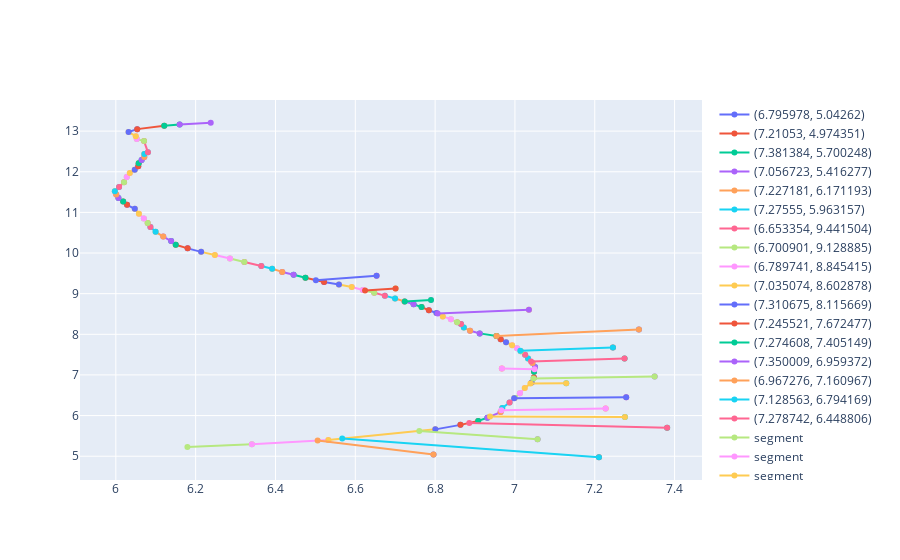

Source (notebook cell):
### Code cell
G_tas = rar.read_arbor_full("008_2_C_day3.csv")
d_tas = pf.get_root_distances(G_tas)
last_key, root_length = list(d_tas.items())[-1]
tas_results = arbor_best_cost(root_length, "008_2_C_day3.csv", 0.8, 0.4, 0)
tas_results

### Figure 1 — Plotly figure (JSON) as saved in the notebook; plotly's stock layout.template omitted (floating-point values rounded to 4 significant figures)
{"data": [{"name": "(6.795978, 5.04262)", "type": "scatter", "x": [6.796], "y": [5.043]}, {"name": "(7.21053, 4.974351)", "type": "scatter", "x": [7.211], "y": [4.974]}, {"name": "(7.381384, 5.700248)", "type": "scatter", "x": [7.381], "y": [5.7]}, {"name": "(7.056723, 5.416277)", "type": "scatter", "x": [7.057], "y": [5.416]}, {"name": "(7.227181, 6.171193)", "type": "scatter", "x": [7.227], "y": [6.171]}, {"name": "(7.27555, 5.963157)", "type": "scatter", "x": [7.276], "y": [5.963]}, {"name": "(6.653354, 9.441504)", "type": "scatter", "x": [6.653], "y": [9.442]}, {"name": "(6.700901, 9.128885)", "type": "scatter", "x": [6.701], "y": [9.129]}, {"name": "(6.789741, 8.845415)", "type": "scatter", "x": [6.79], "y": [8.845]}, {"name": "(7.035074, 8.602878)", "type": "scatter", "x": [7.035], "y": [8.603]}, {"name": "(7.310675, 8.115669)", "type": "scatter", "x": [7.311], "y": [8.116]}, {"name": "(7.245521, 7.672477)", "type": "scatter", "x": [7.246], "y": [7.672]}, {"name": "(7.274608, 7.405149)", "type": "scatter", "x": [7.275], "y": [7.405]}, {"name": "(7.350009, 6.959372)", "type": "scatter", "x": [7.35], "y": [6.959]}, {"name": "(6.967276, 7.160967)", "type": "scatter", "x": [6.967], "y": [7.161]}, {"name": "(7.128563, 6.794169)", "type": "scatter", "x": [7.129], "y": [6.794]}, {"name": "(7.278742, 6.448806)", "type": "scatter", "x": [7.279], "y": [6.449]}, {"name": "segment", "type": "scatter", "x": [6.179, 6.341], "y": [5.225, 5.295]}, {"name": "segment", "type": "scatter", "x": [6.341, 6.532], "y": [5.295, 5.401]}, {"name": "segment", "type": "scatter", "x": [6.532, 6.801], "y": [5.401, 5.661]}, {"name": "segment", "type": "scatter", "x": [6.801, 6.863], "y": [5.661, 5.771]}, {"name": "segment", "type": "scatter", "x": [6.863, 6.908], "y": [5.771, 5.869]}, {"name": "segment", "type": "scatter", "x": [6.908, 6.931], "y": [5.869, 5.947]}, {"name": "segment", "type": "scatter", "x": [6.931, 6.964], "y": [5.947, 6.087]}, {"name": "segment", "type": "scatter", "x": [6.964, 6.968], "y": [6.087, 6.186]}, {"name": "segment", "type": "scatter", "x": [6.968, 6.987], "y": [6.186, 6.323]}, {"name": "segment", "type": "scatter", "x": [6.987, 6.999], "y": [6.323, 6.432]}, {"name": "segment", "type": "scatter", "x": [6.999, 7.012], "y": [6.432, 6.55]}, {"name": "segment", "type": "scatter", "x": [7.012, 7.025], "y": [6.55, 6.676]}, {"name": "segment", "type": "scatter", "x": [7.025, 7.042], "y": [6.676, 6.811]}, {"name": "segment", "type": "scatter", "x": [7.042, 7.048], "y": [6.811, 6.937]}, {"name": "segment", "type": "scatter", "x": [7.048, 7.048], "y": [6.937, 7.076]}, {"name": "segment", "type": "scatter", "x": [7.048, 7.05], "y": [7.076, 7.194]}, {"name": "segment", "type": "scatter", "x": [7.05, 7.044], "y": [7.194, 7.296]}, {"name": "segment", "type": "scatter", "x": [7.044, 7.033], "y": [7.296, 7.406]}, {"name": "segment", "type": "scatter", "x": [7.033, 7.026], "y": [7.406, 7.498]}, {"name": "segment", "type": "scatter", "x": [7.026, 7.015], "y": [7.498, 7.583]}, {"name": "segment", "type": "scatter", "x": [7.015, 7.005], "y": [7.583, 7.659]}, {"name": "segment", "type": "scatter", "x": [7.005, 6.993], "y": [7.659, 7.731]}, {"name": "segment", "type": "scatter", "x": [6.993, 6.978], "y": [7.731, 7.803]}, {"name": "segment", "type": "scatter", "x": [6.978, 6.964], "y": [7.803, 7.881]}, {"name": "segment", "type": "scatter", "x": [6.964, 6.954], "y": [7.881, 7.96]}, {"name": "segment", "type": "scatter", "x": [6.954, 6.912], "y": [7.96, 8.023]}, {"name": "segment", "type": "scatter", "x": [6.912, 6.888], "y": [8.023, 8.088]}, {"name": "segment", "type": "scatter", "x": [6.888, 6.872], "y": [8.088, 8.165]}, {"name": "segment", "type": "scatter", "x": [6.872, 6.865], "y": [8.165, 8.252]}, {"name": "segment", "type": "scatter", "x": [6.865, 6.855], "y": [8.252, 8.299]}, {"name": "segment", "type": "scatter", "x": [6.855, 6.84], "y": [8.299, 8.373]}, {"name": "segment", "type": "scatter", "x": [6.84, 6.819], "y": [8.373, 8.441]}, {"name": "segment", "type": "scatter", "x": [6.819, 6.803], "y": [8.441, 8.525]}, {"name": "segment", "type": "scatter", "x": [6.803, 6.784], "y": [8.525, 8.593]}, {"name": "segment", "type": "scatter", "x": [6.784, 6.766], "y": [8.593, 8.67]}, {"name": "segment", "type": "scatter", "x": [6.766, 6.746], "y": [8.67, 8.74]}, {"name": "segment", "type": "scatter", "x": [6.746, 6.723], "y": [8.74, 8.81]}, {"name": "segment", "type": "scatter", "x": [6.723, 6.7], "y": [8.81, 8.882]}, {"name": "segment", "type": "scatter", "x": [6.7, 6.674], "y": [8.882, 8.951]}, {"name": "segment", "type": "scatter", "x": [6.674, 6.647], "y": [8.951, 9.022]}, {"name": "segment", "type": "scatter", "x": [6.647, 6.619], "y": [9.022, 9.09]}, {"name": "segment", "type": "scatter", "x": [6.619, 6.591], "y": [9.09, 9.164]}, {"name": "segment", "type": "scatter", "x": [6.591, 6.559], "y": [9.164, 9.224]}, {"name": "segment", "type": "scatter", "x": [6.559, 6.522], "y": [9.224, 9.287]}, {"name": "segment", "type": "scatter", "x": [6.522, 6.475], "y": [9.287, 9.391]}, {"name": "segment", "type": "scatter", "x": [6.475, 6.445], "y": [9.391, 9.465]}, {"name": "segment", "type": "scatter", "x": [6.445, 6.417], "y": [9.465, 9.535]}, {"name": "segment", "type": "scatter", "x": [6.417, 6.392], "y": [9.535, 9.614]}, {"name": "segment", "type": "scatter", "x": [6.392, 6.365], "y": [9.614, 9.679]}, {"name": "segment", "type": "scatter", "x": [6.365, 6.322], "y": [9.679, 9.78]}, {"name": "segment", "type": "scatter", "x": [6.322, 6.286], "y": [9.78, 9.866]}, {"name": "segment", "type": "scatter", "x": [6.286, 6.248], "y": [9.866, 9.951]}, {"name": "segment", "type": "scatter", "x": [6.248, 6.214], "y": [9.951, 10.03]}, {"name": "segment", "type": "scatter", "x": [6.214, 6.18], "y": [10.03, 10.12]}, {"name": "segment", "type": "scatter", "x": [6.18, 6.15], "y": [10.12, 10.2]}, {"name": "segment", "type": "scatter", "x": [6.15, 6.139], "y": [10.2, 10.3]}, {"name": "segment", "type": "scatter", "x": [6.139, 6.119], "y": [10.3, 10.4]}, {"name": "segment", "type": "scatter", "x": [6.119, 6.1], "y": [10.4, 10.52]}, {"name": "segment", "type": "scatter", "x": [6.1, 6.087], "y": [10.52, 10.64]}, {"name": "segment", "type": "scatter", "x": [6.087, 6.08], "y": [10.64, 10.74]}, {"name": "segment", "type": "scatter", "x": [6.08, 6.07], "y": [10.74, 10.85]}, {"name": "segment", "type": "scatter", "x": [6.07, 6.058], "y": [10.85, 10.97]}, {"name": "segment", "type": "scatter", "x": [6.058, 6.047], "y": [10.97, 11.09]}, {"name": "segment", "type": "scatter", "x": [6.047, 6.028], "y": [11.09, 11.19]}, {"name": "segment", "type": "scatter", "x": [6.028, 6.018], "y": [11.19, 11.27]}, {"name": "segment", "type": "scatter", "x": [6.018, 6.007], "y": [11.27, 11.35]}, {"name": "segment", "type": "scatter", "x": [6.007, 6.001], "y": [11.35, 11.44]}, {"name": "segment", "type": "scatter", "x": [6.001, 5.998], "y": [11.44, 11.52]}, {"name": "segment", "type": "scatter", "x": [5.998, 6.008], "y": [11.52, 11.62]}, {"name": "segment", "type": "scatter", "x": [6.008, 6.021], "y": [11.62, 11.74]}, {"name": "segment", "type": "scatter", "x": [6.021, 6.027], "y": [11.74, 11.87]}, {"name": "segment", "type": "scatter", "x": [6.027, 6.035], "y": [11.87, 11.97]}, {"name": "segment", "type": "scatter", "x": [6.035, 6.047], "y": [11.97, 12.05]}, {"name": "segment", "type": "scatter", "x": [6.047, 6.056], "y": [12.05, 12.14]}, {"name": "segment", "type": "scatter", "x": [6.056, 6.057], "y": [12.14, 12.21]}, {"name": "segment", "type": "scatter", "x": [6.057, 6.065], "y": [12.21, 12.29]}, {"name": "segment", "type": "scatter", "x": [6.065, 6.071], "y": [12.29, 12.37]}, {"name": "segment", "type": "scatter", "x": [6.071, 6.071], "y": [12.37, 12.43]}, {"name": "segment", "type": "scatter", "x": [6.071, 6.08], "y": [12.43, 12.48]}, {"name": "segment", "type": "scatter", "x": [6.08, 6.071], "y": [12.48, 12.75]}, {"name": "segment", "type": "scatter", "x": [6.071, 6.053], "y": [12.75, 12.8]}, {"name": "segment", "type": "scatter", "x": [6.053, 6.05], "y": [12.8, 12.88]}, {"name": "segment", "type": "scatter", "x": [6.05, 6.032], "y": [12.88, 12.98]}, {"name": "segment", "type": "scatter", "x": [6.032, 6.054], "y": [12.98, 13.05]}, {"name": "segment", "type": "scatter", "x": [6.054, 6.121], "y": [13.05, 13.13]}, {"name": "segment", "type": "scatter", "x": [6.121, 6.16], "y": [13.13, 13.16]}, {"name": "segment", "type": "scatter", "x": [6.16, 6.238], "y": [13.16, 13.21]}, {"name": "0.5230455585755234", "type": "scatter", "x": [6.796, 6.506], "y": [5.043, 5.386]}, {"name": "0.8836909755601231", "type": "scatter", "x": [7.211, 6.567], "y": [4.974, 5.435]}, {"name": "0.7028092238489295", "type": "scatter", "x": [7.381, 6.886], "y": [5.7, 5.82]}, {"name": "0.5035471600431631", "type": "scatter", "x": [7.057, 6.76], "y": [5.416, 5.622]}, {"name": "0.519145132179337", "type": "scatter", "x": [7.227, 6.966], "y": [6.171, 6.129]}, {"name": "0.5618233671288276", "type": "scatter", "x": [7.276, 6.938], "y": [5.963, 5.975]}, {"name": "1.100858562543487", "type": "scatter", "x": [6.653, 6.501], "y": [9.442, 9.333]}, {"name": "0.9492788214453285", "type": "scatter", "x": [6.701, 6.624], "y": [9.129, 9.077]}, {"name": "0.8752075666407696", "type": "scatter", "x": [6.79, 6.724], "y": [8.845, 8.808]}, {"name": "0.9849626160037903", "type": "scatter", "x": [7.035, 6.806], "y": [8.603, 8.509]}, {"name": "1.0128665233023575", "type": "scatter", "x": [7.311, 6.954], "y": [8.116, 7.96]}, {"name": "0.7935968882051633", "type": "scatter", "x": [7.246, 7.014], "y": [7.672, 7.593]}, {"name": "0.7413598499123399", "type": "scatter", "x": [7.275, 7.04], "y": [7.405, 7.331]}, {"name": "0.7195399422201919", "type": "scatter", "x": [7.35, 7.046], "y": [6.959, 6.911]}, {"name": "0.541680180680731", "type": "scatter", "x": [6.967, 7.049], "y": [7.161, 7.142]}, {"name": "0.47650010054795505", "type": "scatter", "x": [7.129, 7.039], "y": [6.794, 6.787]}, {"name": "0.5957714162814924", "type": "scatter", "x": [7.279, 6.998], "y": [6.449, 6.425]}], "layout": {"autosize": true, "xaxis": {"autorange": true, "range": [5.914, 7.465], "type": "linear"}, "yaxis": {"autorange": true, "range": [4.295, 13.89], "type": "linear"}}}
